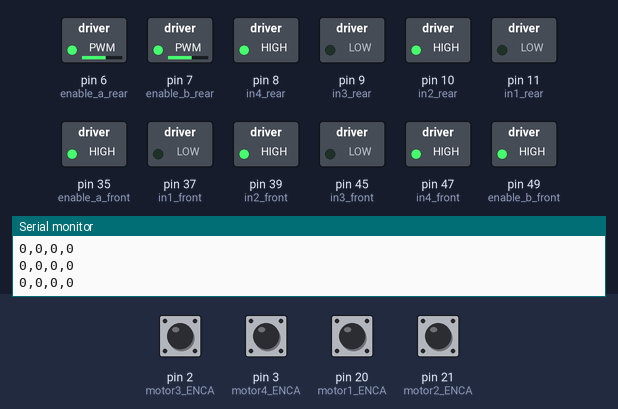
The sketch below on a simulated Arduino Mega 2560, built with avr-gcc and run on an emulated ATmega2560. Parts: switched loads named in the sketch (green lamp = pin HIGH), the last lines printed to the serial monitor. The inputs (shaded band) are chosen by the test bench; at power-on: pin 2 (motor3_ENCA), pin 3 (motor4_ENCA), pin 20 (motor1_ENCA), pin 21 (motor2_ENCA) HIGH.

Above: at 0.05 s.
At 3.95 s:
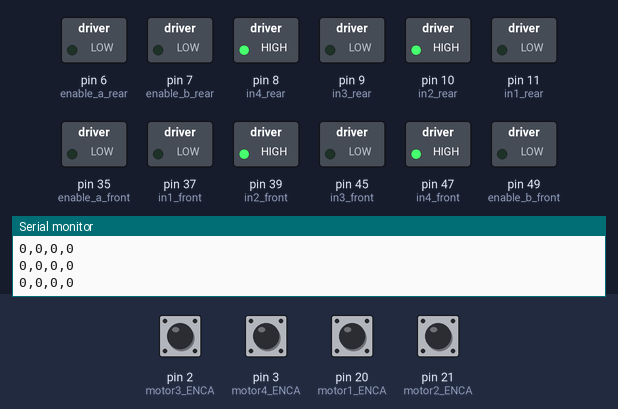
At 5.95 s:
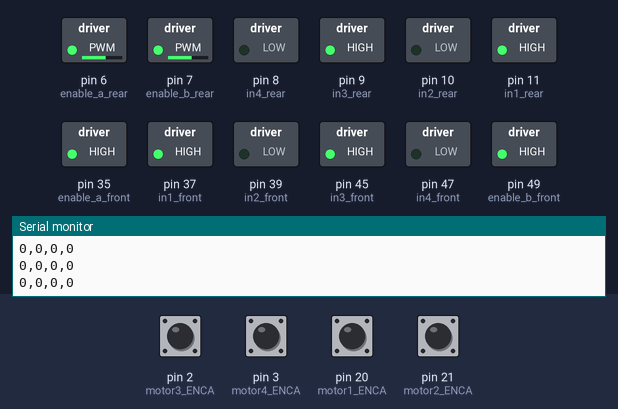
At 8.05 s:
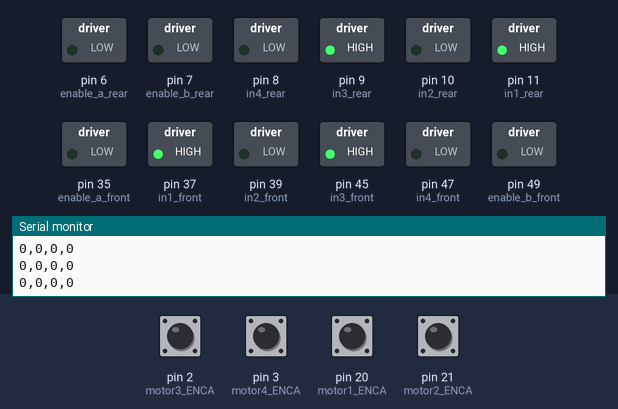
At 12.05 s:
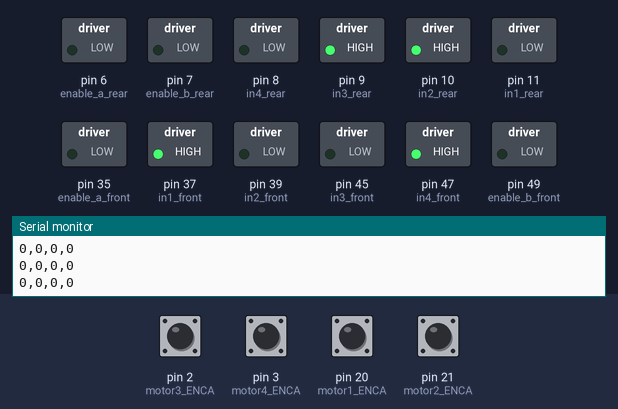
At 16.15 s:
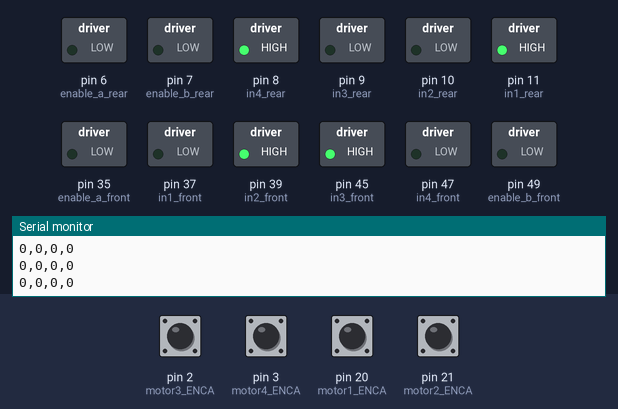
Timing chart, 0 to 21.1 s (numbered marks = the images above):
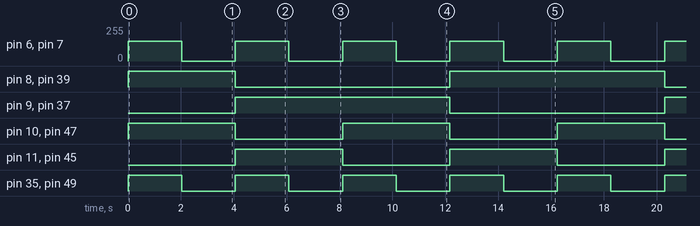

Measured:
- by itself, pin 6 (enable_a_rear), pin 7 (enable_b_rear): alternates 150/255 for 2.0 s and 0/255 for 2.0 s
- by itself, pin 8 (in4_rear), pin 39 (in2_front): repeats every 16.2 s: LOW 8.1 s, HIGH 8.1 s
- by itself, pin 9 (in3_rear), pin 37 (in1_front): alternates HIGH for 8.1 s and LOW for 8.1 s
- by itself, pin 10 (in2_rear), pin 11 (in1_rear), pin 45 (in3_front), pin 47 (in4_front): alternates HIGH for 4.1 s and LOW for 4.1 s
- by itself, pin 35 (enable_a_front), pin 49 (enable_b_front): alternates HIGH for 2.0 s and LOW for 2.0 s

The sketch:

Motor_Controller.ino
```cpp
//Motor 1 pins
int in1_front = 37;
int in2_front = 39;
int enable_a_front = 35;
int motor1_ENCA = 20;
int motor1_ENCB = 25;

//Motor 2 pins
int in3_front = 45;
int in4_front = 47;
int enable_b_front = 49;
int motor2_ENCA = 21;
int motor2_ENCB = 27;

//encoder-odom values
int motor1_pos = 0;
int motor2_pos = 0;


//Motor 3 pins
int in3_rear = 9;
int in4_rear = 8;
int enable_b_rear = 7;
int motor4_ENCA = 3;
int motor4_ENCB = 5;

//Motor 4 pins
int in1_rear = 11;
int in2_rear = 10;
int enable_a_rear = 6;
int motor3_ENCA = 2;
int motor3_ENCB = 4;

//encoder-odom values
int motor3_pos = 0;
int motor4_pos = 0;


void setup() {
 Serial.begin(9600);

  // Set all the motor control pins to outputs
  pinMode(in1_rear, OUTPUT);
  pinMode(in2_rear, OUTPUT);
  pinMode(in3_rear, OUTPUT);
  pinMode(in4_rear, OUTPUT);
  pinMode(in1_front, OUTPUT);
  pinMode(in2_front, OUTPUT);
  pinMode(in3_front, OUTPUT);
  pinMode(in4_front, OUTPUT);

  // Set all the encoder pins to inputs
  pinMode(motor1_ENCA, INPUT);
  pinMode(motor1_ENCB, INPUT);

  pinMode(motor2_ENCA, INPUT);
  pinMode(motor2_ENCB, INPUT);

  pinMode(motor3_ENCA, INPUT);
  pinMode(motor3_ENCB, INPUT);

  pinMode(motor4_ENCA, INPUT);
  pinMode(motor4_ENCB, INPUT);

  // Turn off motors - Initial state
  digitalWrite(in1_rear, LOW);
  digitalWrite(in2_rear, LOW);
  digitalWrite(in3_rear, LOW);
  digitalWrite(in4_rear, LOW);
  digitalWrite(in1_front, LOW);
  digitalWrite(in2_front, LOW);
  digitalWrite(in3_front, LOW);
  digitalWrite(in4_front, LOW);

  // Prepare interrupt pins
  attachInterrupt(digitalPinToInterrupt(motor1_ENCA), encoderInterrupt1, RISING);
  attachInterrupt(digitalPinToInterrupt(motor2_ENCA), encoderInterrupt2, RISING);
  attachInterrupt(digitalPinToInterrupt(motor3_ENCA), encoderInterrupt3, RISING);
  attachInterrupt(digitalPinToInterrupt(motor4_ENCA), encoderInterrupt4, RISING);

}

void loop() {
    fwd();
    print_encoder_pos(2000);

    stopMovement();
    print_encoder_pos(2000);

    bwd();
    print_encoder_pos(2000);

    stopMovement();
    print_encoder_pos(2000);

    rotateRight();
    print_encoder_pos(2000);

    stopMovement();
    print_encoder_pos(2000);

    rotateLeft();
    print_encoder_pos(2000);

    stopMovement();
    print_encoder_pos(2000);
}

void print_encoder_pos(int ms)
{
  for (int i=0; i < ms/20; i++)
  {
      Serial.print(motor1_pos);
      Serial.print(',');
      Serial.print(motor2_pos);
      Serial.print(',');
      Serial.print(motor3_pos);
      Serial.print(',');
      Serial.println(motor4_pos);
      delay(20);
  }
}

//moving motor 1
void move_m1(int speed)
{
  if (speed > 0) //forward
  {
    digitalWrite(in1_front, LOW);
    digitalWrite(in2_front, HIGH);
  }
  else if (speed < 0) // backward
  {
    digitalWrite(in1_front, HIGH);
    digitalWrite(in2_front, LOW);
  }
    speed = abs(speed);
    analogWrite(enable_a_front, speed);
}


//moving motor 2
void move_m2(int speed)
{
  if (speed > 0) //forward
  {
    digitalWrite(in3_front, LOW);
    digitalWrite(in4_front, HIGH);
  }
  else if (speed < 0) // backward
  {
    digitalWrite(in3_front, HIGH);
    digitalWrite(in4_front, LOW);
  }
    speed = abs(speed);
    analogWrite(enable_b_front, speed);
}


//moving motor 3
void move_m3(int speed)
{
  if (speed > 0) //forward
  {
    digitalWrite(in3_rear, LOW);
    digitalWrite(in4_rear, HIGH);
  }
  else if (speed < 0) // backward
  {
    digitalWrite(in3_rear, HIGH);
    digitalWrite(in4_rear, LOW);
  }
    speed = abs(speed);
    analogWrite(enable_b_rear, speed);
}


//moving motor 4
void move_m4(int speed)
{
  if (speed > 0) //forward
  {
    digitalWrite(in1_rear, LOW);
    digitalWrite(in2_rear, HIGH);
  }
  else if (speed < 0) // backward
  {

    digitalWrite(in1_rear, HIGH);
    digitalWrite(in2_rear, LOW);
  }
    speed = abs(speed);
    analogWrite(enable_a_rear, speed);
}

void move_command(int m1_speed, int m2_speed, int m3_speed, int m4_speed)
{
  move_m1(m1_speed);
  move_m2(m2_speed);
  move_m3(m3_speed);
  move_m4(m4_speed);
}

void fwd()
{
  move_command(150, 150, 150, 150);
}

void bwd()
{
  move_command(-150, -150, -150, -150);
}

void rotateRight()
{
  move_command(-150, 150, -150, 150);
}

void rotateLeft()
{
  move_command(150, -150, 150, -150);
}
void stopMovement()
{
  move_command(0, 0, 0, 0);
}
void relax()
{
    digitalWrite(in1_rear, LOW);
    digitalWrite(in2_rear, LOW);
    digitalWrite(in3_rear, LOW);
    digitalWrite(in4_rear, LOW);
    digitalWrite(in1_front, LOW);
    digitalWrite(in2_front, LOW);
    digitalWrite(in3_front, LOW);
    digitalWrite(in4_front, LOW);

    analogWrite(enable_a_front, 0);
    analogWrite(enable_b_front, 0);
    analogWrite(enable_a_rear, 0);
    analogWrite(enable_b_rear, 0);
}

void encoderInterrupt1(){
  int b = digitalRead(motor1_ENCB);
  if(b > 0){
    motor1_pos++;
  }
  else{
    motor1_pos--;
  }
}

void encoderInterrupt2(){
  int b = digitalRead(motor2_ENCB);
  if(b > 0){
    motor2_pos--;
  }
  else{
    motor2_pos++;
  }
}
void encoderInterrupt3(){
  int b = digitalRead(motor3_ENCB);
  if(b > 0){
    motor3_pos++;
  }
  else{
    motor3_pos--;
  }
}

void encoderInterrupt4(){
  int b = digitalRead(motor4_ENCB);
  if(b > 0){
    motor4_pos--;
  }
  else{
    motor4_pos++;
  }
}
```
